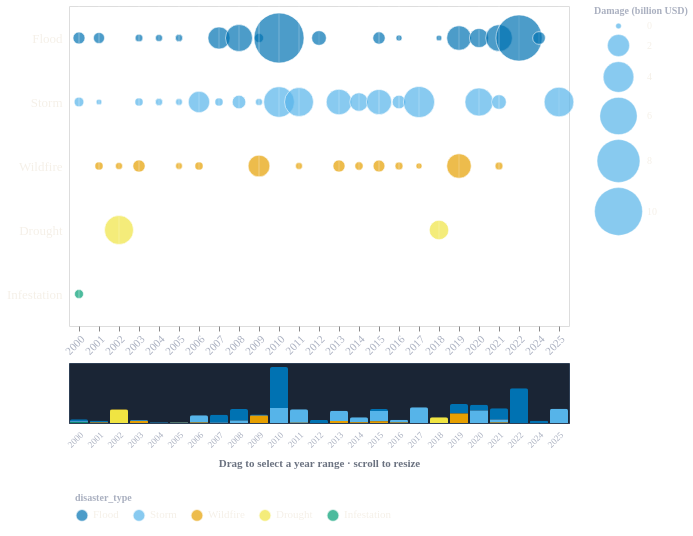

Express this chart as Vega-Lite.
### Vega-Lite specification from a JSON file in a GitHub repository (floating-point values rounded to 4 significant figures)
{"$schema": "https://vega.github.io/schema/vega-lite/v5.json", "description": "Economic damage bubble matrix with year range selector", "background": "transparent", "data": {"values": [{"year": 2000, "disaster_type": "Flood", "damage": 0.5}, {"year": 2000, "disaster_type": "Storm", "damage": 0.28}, {"year": 2000, "disaster_type": "Infestation", "damage": 0.22}, {"year": 2001, "disaster_type": "Flood", "damage": 0.41}, {"year": 2001, "disaster_type": "Storm", "damage": 0.01}, {"year": 2001, "disaster_type": "Wildfire", "damage": 0.16}, {"year": 2002, "disaster_type": "Drought", "damage": 3.58}, {"year": 2002, "disaster_type": "Wildfire", "damage": 0.09}, {"year": 2003, "disaster_type": "Flood", "damage": 0.13}, {"year": 2003, "disaster_type": "Storm", "damage": 0.16}, {"year": 2003, "disaster_type": "Wildfire", "damage": 0.53}, {"year": 2004, "disaster_type": "Flood", "damage": 0.09}, {"year": 2004, "disaster_type": "Storm", "damage": 0.1}, {"year": 2005, "disaster_type": "Flood", "damage": 0.1}, {"year": 2005, "disaster_type": "Storm", "damage": 0.07}, {"year": 2005, "disaster_type": "Wildfire", "damage": 0.07}, {"year": 2006, "disaster_type": "Storm", "damage": 1.89}, {"year": 2006, "disaster_type": "Wildfire", "damage": 0.16}, {"year": 2007, "disaster_type": "Flood", "damage": 2.02}, {"year": 2007, "disaster_type": "Storm", "damage": 0.16}, {"year": 2008, "disaster_type": "Flood", "damage": 3.09}, {"year": 2008, "disaster_type": "Storm", "damage": 0.67}, {"year": 2009, "disaster_type": "Flood", "damage": 0.23}, {"year": 2009, "disaster_type": "Storm", "damage": 0.09}, {"year": 2009, "disaster_type": "Wildfire", "damage": 1.95}, {"year": 2010, "disaster_type": "Flood", "damage": 10.94}, {"year": 2010, "disaster_type": "Storm", "damage": 4.02}, {"year": 2011, "disaster_type": "Storm", "damage": 3.58}, {"year": 2011, "disaster_type": "Wildfire", "damage": 0.08}, {"year": 2012, "disaster_type": "Flood", "damage": 0.82}, {"year": 2013, "disaster_type": "Storm", "damage": 2.76}, {"year": 2013, "disaster_type": "Wildfire", "damage": 0.51}, {"year": 2014, "disaster_type": "Storm", "damage": 1.36}, {"year": 2014, "disaster_type": "Wildfire", "damage": 0.17}, {"year": 2015, "disaster_type": "Flood", "damage": 0.54}, {"year": 2015, "disaster_type": "Storm", "damage": 2.69}, {"year": 2015, "disaster_type": "Wildfire", "damage": 0.48}, {"year": 2016, "disaster_type": "Flood", "damage": 0.03}, {"year": 2016, "disaster_type": "Storm", "damage": 0.67}, {"year": 2016, "disaster_type": "Wildfire", "damage": 0.15}, {"year": 2017, "disaster_type": "Storm", "damage": 4.19}, {"year": 2017, "disaster_type": "Wildfire", "damage": 0.03}, {"year": 2018, "disaster_type": "Drought", "damage": 1.54}, {"year": 2018, "disaster_type": "Flood", "damage": 0.01}, {"year": 2019, "disaster_type": "Flood", "damage": 2.52}, {"year": 2019, "disaster_type": "Wildfire", "damage": 2.52}, {"year": 2020, "disaster_type": "Flood", "damage": 1.49}, {"year": 2020, "disaster_type": "Storm", "damage": 3.36}, {"year": 2021, "disaster_type": "Flood", "damage": 3.01}, {"year": 2021, "disaster_type": "Storm", "damage": 0.81}, {"year": 2021, "disaster_type": "Wildfire", "damage": 0.14}, {"year": 2022, "disaster_type": "Flood", "damage": 9.29}, {"year": 2024, "disaster_type": "Flood", "damage": 0.58}, {"year": 2025, "disaster_type": "Storm", "damage": 3.77}]}, "vconcat": [{"height": 320, "transform": [{"filter": {"param": "year_brush", "empty": true}}], "layer": [{"mark": {"type": "circle", "filled": true, "stroke": "#ffffff", "strokeWidth": 0.8, "tooltip": true}, "encoding": {"x": {"field": "year", "type": "ordinal", "title": null, "axis": {"labelAngle": -45, "labelFontSize": 11, "labelFont": "DM Sans", "gridColor": "rgba(255,255,255,0.08)", "domainColor": "transparent", "labelColor": "#aab0c0"}}, "y": {"field": "disaster_type", "type": "nominal", "title": null, "sort": ["Flood", "Storm", "Wildfire", "Drought", "Infestation"], "axis": {"labelFontSize": 13, "labelFont": "DM Sans", "labelColor": "#F5F0E8", "domainColor": "transparent", "tickColor": "transparent"}}, "size": {"field": "damage", "type": "quantitative", "title": "Damage (billion USD)", "scale": {"range": [30, 2500]}, "legend": {"title": "Damage (billion USD)", "titleFontSize": 10, "titleColor": "#aab0c0", "labelFontSize": 10, "labelFont": "DM Sans", "labelColor": "#F5F0E8", "orient": "right", "direction": "vertical", "symbolFillColor": "#56B4E9", "symbolStrokeColor": "#ffffff", "symbolStrokeWidth": 0.5}}, "color": {"field": "disaster_type", "type": "nominal", "scale": {"domain": ["Flood", "Storm", "Wildfire", "Drought", "Infestation"], "range": ["#0072B2", "#56B4E9", "#E69F00", "#F0E442", "#009E73"]}, "legend": {"titleFontSize": 10, "titleColor": "#aab0c0", "orient": "bottom", "direction": "horizontal", "labelFontSize": 11, "labelFont": "DM Sans", "labelColor": "#F5F0E8", "symbolSize": 150, "padding": 6, "columnPadding": 10}}, "tooltip": [{"field": "year", "type": "ordinal", "title": "Year"}, {"field": "disaster_type", "type": "nominal", "title": "Disaster type"}, {"field": "damage", "type": "quantitative", "title": "Damage (billion USD)", "format": ".2f"}]}}, {"mark": {"type": "rule", "color": "rgba(255,255,255,0.12)", "strokeWidth": 1}, "encoding": {"x": {"field": "year", "type": "ordinal"}}}]}, {"height": 60, "view": {"fill": "#1a2535", "stroke": "#2e3f55", "strokeWidth": 1}, "params": [{"name": "year_brush", "select": {"type": "interval", "encodings": ["x"]}}], "mark": {"type": "bar", "cornerRadiusTopLeft": 2, "cornerRadiusTopRight": 2}, "encoding": {"x": {"field": "year", "type": "ordinal", "axis": {"labelAngle": -45, "labelFontSize": 9, "labelFont": "DM Sans", "labelColor": "#aab0c0", "domainColor": "#2e3f55", "tickColor": "transparent", "title": "Drag to select a year range · scroll to resize", "titleColor": "#6b7280", "titleFontSize": 11, "titleFont": "DM Sans", "titlePadding": 8}}, "y": {"field": "damage", "type": "quantitative", "aggregate": "sum", "axis": null}, "color": {"field": "disaster_type", "type": "nominal", "scale": {"domain": ["Flood", "Storm", "Wildfire", "Drought", "Infestation"], "range": ["#0072B2", "#56B4E9", "#E69F00", "#F0E442", "#009E73"]}, "legend": null}}}], "resolve": {"scale": {"y": "independent"}}, "spacing": 5, "config": {"font": "DM Sans", "concat": {"spacing": 5}}}
